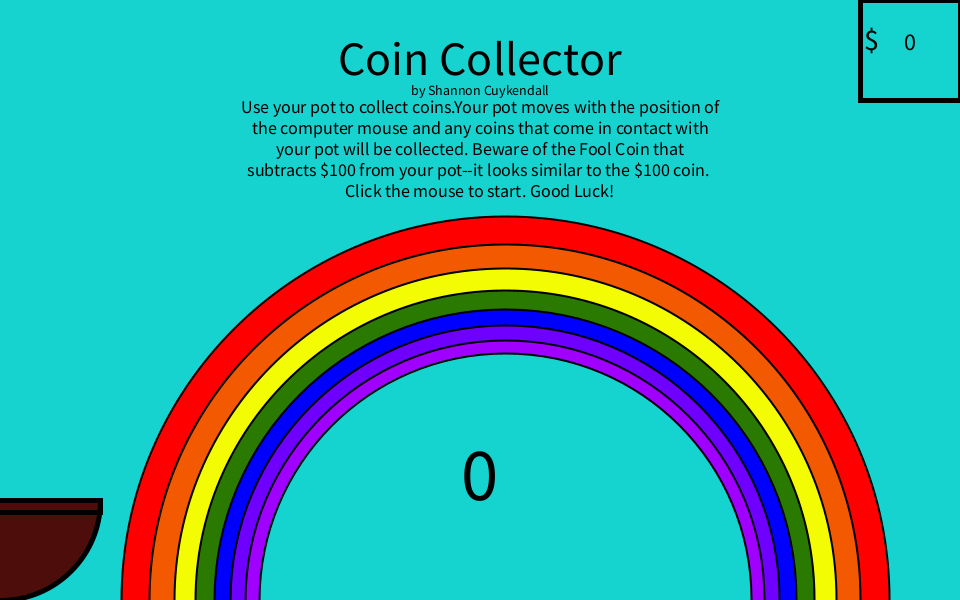
Frame 1 (no input)
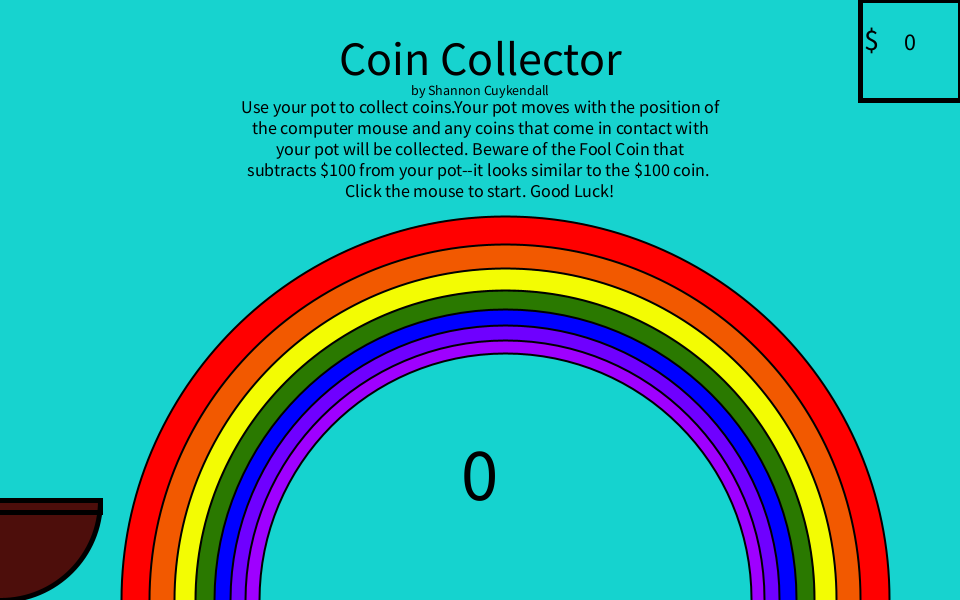
Frame 60 (the mouse pressed at the canvas centre just before this capture)
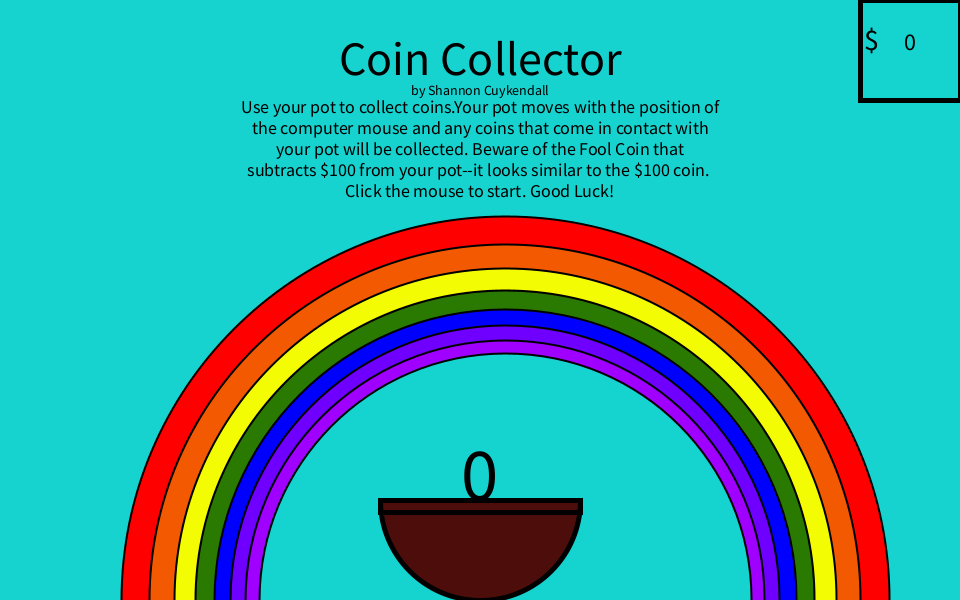
Frame 120 (the mouse held since frame 60 and released just before this capture)

The Processing sketch that drew these frames (run headless with seeded random() and noise(); from frame 60 on, the mouse is pressed at the canvas centre):

// Processing sketch: processing_126526
// ── processing_126526.pde

/* 
 * "Coin Collecter" Game
 *  IAT Project 2 Fall 2013
 *
 * Collect coins with your pot.  There are four different types of coins:
 * Bronze (10), Silver(50), Gold(100) and FOOL(-100).  
 * Good Luck!
 *
 * Shannon Cuykendall
 * Created October, 2013
 *
 */

// Declare game objects
Rainbow myRainbow;
Pot myPot;
GameTimer myGameTimer;
ScoreBox myScoreBox;
GameInstructions myGameInstructions;
ArrayList<Coin> myCoins; 

//declare global variables
int time; //timer for creating coins
int wait;//how long to wait before creating new coins
int score;//the player's score (added coin values)

//call setup procedure
void setup() {

  //set sketch window size
  size(960,600);

  //set background to sky blue
  background(23, 211, 207); 

  //set framerate
  frameRate(30); 

  //call smooth function
  smooth(); 

  //hide cursor
  noCursor();

  //initialize gloabl variables
  time = millis();
  wait = 1000;

  //create new objects
  myRainbow = new Rainbow();
  myPot = new Pot (65, 600);
  myGameTimer = new GameTimer();
  myScoreBox = new ScoreBox();
  myGameInstructions = new GameInstructions();

  //all coins will be added to the array list as they are created
  //this allows me to update all the coins at once
  myCoins = new ArrayList<Coin>();//polymorphism!!!!
}

//call draw procedure
void draw() {

  //call procedures that generate coins and updates all objects
  coinGenerator();
  updateAll();
}

//create a Collect Coin procedure with a parameter "theCoin"
void collectCoin(Coin theCoin) {

  //define local variables
  float coinX= theCoin.getXPosition(); //the x position of the coin is the current xPosition of a coin(Bronze, Fool, Gold, Silver)
  float coinY = theCoin.getYPosition(); //the y position of the coin is the current yPositionf a coin(Bronze, Fool, Gold, Silver)
  float coinDiameter = theCoin.getDiameter(); //the diameter is the diameter of the coin (Bronze, Fool, Gold, Silver)

  //set boundary for coin collection

  //if the right region of the coin is not past the upper right edge of the pot 
  if (coinX + coinDiameter/3 < mouseX + myPot.getArcWidth()/2 &&

    //and if the left region of the coin is not past the upper left edge of the pot 
  coinX - coinDiameter/3 > mouseX - myPot.getArcWidth()/2&&

    //and the bottom edge of the coin is higher than the bottom of the upper rectangle on top of pot
  //add diameter of coin do that coins disappear once they are fully "inside" the pot 
  coinY - coinDiameter/2 < height-myPot.getArcHeight()/2 + myPot.getArcHeight()/16 + coinDiameter &&

    //and the bottom edge of the coin is lower than the top of the upper rectangle on top of pot  
  //add diameter of coin do that coins disappear once they are fully "inside" the pot
  coinY - coinDiameter/2 > height-myPot.getArcHeight()/2 - myPot.getArcHeight()/16 + coinDiameter ) {

    //remove coin from array list so that it will not be updated and will disappear when collected
    myCoins.remove(theCoin);
    if (myGameTimer.timeRemaining() > 0) {

      //add coin value to the player's score
      score += theCoin.getValue();
    }
  }
}

//create procedure to generate coins 
void coinGenerator() {

  //code inspired by http://stackoverflow.com/questions/12417937/create-a-simple-countdown-in-processing
  //if time is remaining in game then add coins
  if (myGameTimer.timeRemaining() > 0) {

    //and if the elapsed time is greater than how long program waits to generate coins
    if (millis() - time >= wait) {
      myCoins.add(new GoldCoin());
      myCoins.add(new FoolCoin());
      myCoins.add(new BronzeCoin());
      myCoins.add(new SilverCoin());
      time = millis();//set time back to millis to reset timer
    }
  } 

  //if there is no time remaining in the game, display game over
  else {
    myGameInstructions.gameOver();
  }
}

//create procedure to update all objects
void updateAll() {

  //set background to sky blue
  background(23, 211, 207);

  //update GameInstructions and Rainbow objects
  myGameInstructions.update();
  myRainbow.update();

  //run through all coins,  attempt to collect each coin and then update
  for (int numCoins = myCoins.size()-1; numCoins >= 0; numCoins--) { 
    Coin currentCoin= myCoins.get(numCoins);
    collectCoin(currentCoin);
    currentCoin.update();
  }

  //update Pot, GameTimer and ScoreBox objects
  myPot.update();
  myGameTimer.update();
  myScoreBox.update();
}
//create procedure to start game
void startGame() {

  //remove game instructions at start of game
  myGameInstructions.remove();
}

//create procedure to reset game 
void resetGame() {

  //reset timer and set score to zero
  myGameTimer.reset();
  score = 0;
}

//create procedure that will start and reset game
void mouseClicked() {
  resetGame();
  startGame();
}
//present in full screen mode automatically 
//boolean sketchFullScreen() {
  //return true;
//}

/* Class Bronze Coin, extends abstract Class Coin
 *
 * A bronze colored coin that is worth 10 points in game
 *
 * "Coin Collecter" Game
 *  IAT 800 Project 2
 *
 * Shannon Cuykendall
 * Created October, 2013
 */

//Bronze Coin inherits the attributes of abstract Class Coin
class BronzeCoin extends Coin {
  BronzeCoin() {
   
    //call constructor of Abstract Class Coin 
    super(); 
    
    //set diameter of coin
    diameter = 70; 
    
    //set speed of coin
    speed = 5; 
    
    //set coin color to bronze;
    coinColor = color(106, 67, 4);
    
   //set value to 10 
    value = 10; 
    
    //set label on coin
    label = "10";
  }
}//END CLASS

/* Abstract Class Coin
 *
 * "Coin Collecter" Game
 *  IAT 800 Project 2
 *
 * Shannon Cuykendall
 * Created October, 2013
 */

//create Abstract Class Coin
abstract class Coin { 
  
  //declare attributes
  float xPosition;//x Position of coin
  float yPosition;//Y Position of coin
  float diameter;//coin diameter
  float speed;//speed coin will move
  color coinColor; //the color of the coin
  float value;//the value of coin (that is added to the score)
  String label;//the label of the coin (what is written on coin)

//Create first constructor with no parameters, set default values for xPosition and yPosition
  Coin() { 
    this(random(0, width), 0); //call overloaded constructor
  }

 //Create second constructor with two parameters 
  Coin(float x, float y) {
    
    //x is assigned to xPosition and y is assigned to yPosition
    this.xPosition = x;
    this.yPosition = y;
  }
  
  //create function to return the value of the coin
  float getValue() { 
    return this.value;
  }
 
 //create function to return the xPosition of the coin
  float getXPosition() {
    return this.xPosition;
  }

  //create function to return the yPosition of the coin
  float getYPosition() {
    return this.yPosition;
  }
  
  //create function to return the diameter of the coin
  float getDiameter() {
    return this.diameter;
  }

 //create method to update coins
  void update() {
    
    //set thickness of outline for every coin
    strokeWeight(2);
    
    //fill coin with the coinColor
    fill(this.coinColor);
    
    //draw coin
    ellipse(this.xPosition, this.yPosition-this.diameter, this.diameter, this.diameter);
    
    //set text to black for label
    fill(0);
    
    //set size of text for label
    textSize(14);
    
    //center the label
    textAlign(CENTER);
    
    //set label to center of coin
    text(this.label, this.xPosition, this.yPosition-this.diameter);
    
    //remove coin when it reaches the bottom of the sketch window
    if(yPosition > height + diameter){
      myCoins.remove(this);
    }else{
      
    //if coin is not at the bottom of hte sketch window 
    //then add the speed to the y posiiton of the coin
    this.yPosition += speed;
    }
    
  }
}//END CLASS

/* Class Fool Coin, extends abstract Class Coin
 *
 * A gold coin that subracts 100 points
 *
 * "Coin Collecter" Game
 *  IAT 800 Project 2
 *
 * Shannon Cuykendall
 * Created October, 2013
 */

//Fool Coin inherits the attributes of abstract Class Coin
class FoolCoin extends Coin {
  FoolCoin() {
    
    //call constructor of Abstract Class Coin
    super();
    
    //set diameter of coin
    diameter = 45;
    
    //set speed of coin
    speed = 11;
    
    //set color to gold
    coinColor = color(250, 157, 8);
    
    //set value of coin
    value = -100;
    
    //set label of coin
    label = "FOOL";
  }
}//END CLASS
/* Class Game Instructions 
 *
 * Sets the instructional text for the start and end of the game. 
 *
 * "Coin Collecter" Game
 *  IAT 800 Project 2
 *
 * Shannon Cuykendall
 * Created October, 2013
 */
 
 
//create Class Game Instructions
class GameInstructions {
  
  //declare attributes of Game Instructions
  int xPositionHeading; // x position for title of game
  int yPositionHeading; //y position for title of game
  int xPositionText; //x posiiton for body of text
  int yPositionText; //y position for body of text
  String instructionText;//instructional words
  boolean hideText; //will be used to hide text once game starts

 //Create constructor
  GameInstructions() {
    
    //initialize attributes
    this.xPositionHeading = width/2;
    this.yPositionHeading = 0 + height/8;
    this.xPositionText= width/2;
    this.yPositionText = height/2;
    this.instructionText= "Use your pot to collect coins.Your pot moves with the position of the computer mouse and any coins that come in contact with your pot will be collected. Beware of the Fool Coin that subtracts $100 from your pot--it looks similar to the $100 coin.  Click the mouse to start. Good Luck!";
    this.hideText = false; //text will be shown
  }

 //create update method for class that will display text at the start of the game
  void update() {
    
    //if text is shown then display the following:
    if (!this.hideText) {
      
      //black text
      fill(0); 
      
      //centered text
      textAlign(CENTER); 
      
      //set text size
      textSize(48); 
      
      //Game title is positioned at the top of the sketch window in the center
      text("Coin Collector", this.xPositionHeading, this.yPositionHeading); 
      
      //change to smaller text size
      textSize(14); 
      
      //create sub-heading just below title with my name
      text("by Shannon Cuykendall", this.xPositionHeading, this.yPositionHeading + 20);
      
      //change to slightly larger text size
      textSize(18); 
      
      //position instructions in the center of the sketch window, below the heading
      text(this.instructionText, width/4, height/6, this.xPositionText, this.yPositionText); 
    }
  }
  
  
 //create method to remove text from the sketch window
  void remove() {
    this.hideText = true; 
  }
  
  //create method that will give instructions once game has played through once
  void gameOver(){
    
    //if the instructions are hidden display Game Over message.  This is called when the timer is 0.
    if(this.hideText){
      this.instructionText = "Game Over!  Want to try your luck again?  \nClick the mouse the restart!";
      this.hideText = false;
    }
  }
    
}//END CLASS

/* Class Game Timer 
 *
 * A 40 second timer, each round of game lasts 40 seconds
 *
 *  "Coin Collecter" Game
 *  IAT 800 Project 2
 *
 * Shannon Cuykendall
 * Created October, 2013
 */

//create class GameTimer
class GameTimer {
  
  //declare attributes of GameTimer 
  int startTime;//when timer begins
  int elapsedTime;//how long it's been since "start time"
  int totalTime;//how long timer will run
  
  //Create constructor
  GameTimer() {
    
    //initialize attributes
    this.startTime = millis();//start time is in milliseconds
    this.totalTime= 40000;//total time will be 40 seconds
    this.elapsedTime = this.totalTime; //do that display will start at 0
    
  }
  //Create update method to display timer
  void update() {
    
    //if the elapsed time is less than the total time, update the elapsed time
    if (this.totalTime > this.elapsedTime) {
      
      //elapsed time is difference between current millis and start time
      this.elapsedTime = millis() - this.startTime;
    }
    
    //display seconds at the bottom center of screen
    fill(0);
    textSize(75);
    text(round(this.timeRemaining()/1000), width/2, height-100); //divide by 1000 to display seconds
  }
  
  //create function to return the time remaining
  float timeRemaining() {
    
    //remaining time is how long the timer should run minus how long it has run
    return this.totalTime - this.elapsedTime;
  }
  
  //create method to reset the timer (set back to 40 or "total time")
  void reset(){
    this.startTime = millis(); //set start time to current time
    this.elapsedTime = 0; //elapsed time is 0
  }
}//END CLASS

/* Class Gold Coin extends abstract Class Coin 
 *
 * A gold colored coin that is worth 100 points in game
 *
 *  "Coin Collecter" Game
 *   IAT 800 Project 2
 *
 * Shannon Cuykendall
 * Created October, 2013
 */

//Gold Coin inherits the attributes of abstract class Coin
class GoldCoin extends Coin {
  GoldCoin() {
    
    //call abstract Class Coin constructor
    super();
    
    //set diameter of coin
    diameter = 45;
    
    //set speed of coin
    speed = 12;
    
    //set color of coin to gold
    coinColor = color(250, 157, 8);
    
    //set value of coin
    value = 100;
    
    //set label of coin
    label = "100";
  }
}//END CLASS
/* Class Pot
 * 
 * The pot( used to collect coins)
 *
 * IAT 800 Project 2
 *  "Coin Collecter" Game
 *
 * Shannon Cuykendall
 * Created October, 2013
 *
 */


//create class Pot
class Pot {

  //declare attributes
  float xPosition;//xPosition of arc used to make pot
  float yPosition;//yPosition of arc used to make pot
  float arcWidth;//width of arc used to make pot
  float arcHeight;//height of arc used to make pot
  float angleStart;//start of the arc angle
  float angleStop;//end of the arc angle

  //create constructor with two parameters, initialize attributes
  Pot(float x, float y) {

    //first parameter x is the xPosition
    xPosition = x;

    //second parameter y is the yPosition
    yPosition = y;

    arcHeight = 200;
    arcWidth = 200;
    angleStart = 0;
    angleStop = PI;
  }

  //create method to updateand draw pot
  void update() {

    //set x position to the x position of the mouse
    xPosition = mouseX;
      
    //set y position to the y position of the mouse
    yPosition = height - arcHeight/2;

    //set thickness of outline
    strokeWeight(5);

    //set color to brown
    fill(77, 14, 11); 

    //create pot using a CHORD arc so that it closes
    arc(xPosition, yPosition, arcWidth, arcHeight, angleStart, angleStop);

    //create rectangle near the top of the pot 
    noFill();
    rect(mouseX-arcWidth/2, height- arcHeight/2, arcWidth, arcHeight/16);
  }
  
  //create function to return the arc width of the pot
  float getArcWidth(){
    return this.arcWidth;
  }
  
  //create a function to return the arc height of the pot
  float getArcHeight(){
    return this.arcHeight;
  }


}//END CLASS

/* Class Rainbow
 * 
 * A rainbow to display as a backdrop for the game
 *
 *  "Coin Collecter" Game
 *  IAT 800 Project 2
 *
 * Shannon Cuykendall
 * Created October, 2013
 */

//create Class Rainbow
class Rainbow {
  
  //declare attributes
  float xPosition;//x position of arc
  float yPosition; //y position of arc
  float arcWidth; //width of arc
  float arcHeight; //height of arc
  float arcIncrease; //amount of arc displacement
  float arcDivisor; //the value that display window width is divided by to get height and width of arc 
  float angleStart;//angle the arc begins
  float angleStop;//angle arc ends
  
  //an array of the colors of the rainbow
  color rainbowColors[] = { 
    color(255, 0, 0), //red
    color(242, 89, 0), //orange
    color(243, 252, 3), //yellow
    color(42, 121, 0), //green 
    color(0, 0, 255), //blue
    color(111, 0, 255), //indigo
    color(159, 0, 255), //violet
    color(21, 211, 207) //sky color
  };
  
  //create constructor
  Rainbow() {
    
    //initialize attributes
    xPosition = width/1.9;
    yPosition = height;
    arcDivisor = 1.25;
    arcWidth = width/arcDivisor;
    arcHeight = width/arcDivisor;
    arcIncrease = 0.1;
    angleStart = PI;
    angleStop = TWO_PI;
  }
 
  //create update method that will draw rainbow
  void update() {
    
    //set thickness of outline 
    strokeWeight(2);
    
    //outline is black
    stroke(0);
 
   //create loop to draw each arc of rainbow, limit to length of the RainbowColors array
    for (int numberArcs = 0; numberArcs < rainbowColors.length; numberArcs++) {
      
      //fill each arc with color in rainbowColors array
      fill(rainbowColors[numberArcs]); 
      
      //the width and height of the arc increases with each iteration 
      arcWidth = width/(arcDivisor + numberArcs * arcIncrease);
      arcHeight = width/(arcDivisor + numberArcs * arcIncrease);
      
      //draw open arc
      arc(xPosition, yPosition, arcWidth, arcHeight, angleStart, angleStop, OPEN);
    }

  }
}//END CLASS
/* Class Score Box 
 *
 * A box to display the player's score in upper right hand corner of screen
 *
 *  "Coin Collecter" Game
 *  IAT 800 Project 2
 *
 * Shannon Cuykendall
 * Created October, 2013
 */

//create class ScoreBox
class ScoreBox {
  
  //declare attributes
  int xPosition; //x position ofs score box
  int yPosition; //y position of box
  int boxWidth; //score box width
  int boxHeight; //score box height

  //create constructor
  ScoreBox() {
    
    //initialize attributes
    this.boxWidth = 100;
    this.boxHeight = 100;
    this.xPosition = width-this.boxWidth; //set to far right side of screen, account for box width
    this.yPosition = 0; //set to top of screen
  }
  
  //create update method to display score box
  void update() {
    
    //inside of score box is the same color as the background or sky blue
    fill(21, 211, 207);
    
    //the outline of the box is black
    stroke(0);
    
    //the shape is a square in the top right corner of screen
    rect(this.xPosition, this.yPosition, this.boxWidth, this.boxHeight);
    
    //set the text to black
    fill(0);
    
    //set text size
    textSize(24);
    
    //display score (global variable) in the center of score box
    text(score, this.xPosition + (boxWidth/2), this.yPosition + boxHeight/2);
    
    //set larger text size and display $ to the left of the score
    textSize(30);
    text("$", this.xPosition + (boxWidth/2 - 39), this.yPosition + (boxHeight/2));
  }
}//END CLASS
/* Class Silver Coin, extends abstract Class Coin 
 *
 * A silver colored coin that is worth 50 points in game.
 *
 *  "Coin Collecter" Game
 *  IAT 800 Project 2
 *
 * Shannon Cuykendall
 * Created October, 2013
 */

//Silver Coin inherits the attributes of abstract Class Coin
class SilverCoin extends Coin {
  SilverCoin() {
    
    //call constructor of Abstract Class Coin 
    super();
    
    //set diameter of coin
    diameter = 60;
    
    //set speed of coin
    speed = 10;
    
    //set color to silver
    coinColor = color(113, 112, 109);
    
    //set value of coin
    value = 50;
    
    //set label on coin
    label = "50";
  }

}//END CLASS
